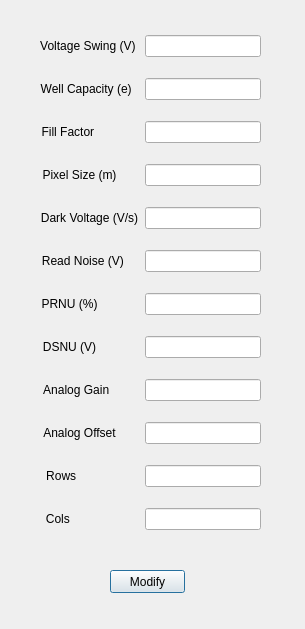
<?xml version="1.0" encoding="UTF-8"?>
<ui version="4.0">
 <class>Dialog</class>
 <widget class="QDialog" name="Dialog">
  <property name="geometry">
   <rect>
    <x>0</x>
    <y>0</y>
    <width>305</width>
    <height>629</height>
   </rect>
  </property>
  <property name="windowTitle">
   <string>Dialog</string>
  </property>
  <widget class="QPushButton" name="pushButton">
   <property name="geometry">
    <rect>
     <x>110</x>
     <y>570</y>
     <width>75</width>
     <height>23</height>
    </rect>
   </property>
   <property name="text">
    <string>Modify</string>
   </property>
  </widget>
  <widget class="QWidget" name="gridLayoutWidget">
   <property name="geometry">
    <rect>
     <x>40</x>
     <y>20</y>
     <width>221</width>
     <height>531</height>
    </rect>
   </property>
   <layout class="QGridLayout" name="gridLayout">
    <item row="8" column="0">
     <widget class="QLabel" name="label_9">
      <property name="frameShape">
       <enum>QFrame::NoFrame</enum>
      </property>
      <property name="frameShadow">
       <enum>QFrame::Raised</enum>
      </property>
      <property name="text">
       <string>Analog Gain        </string>
      </property>
      <property name="alignment">
       <set>Qt::AlignCenter</set>
      </property>
     </widget>
    </item>
    <item row="6" column="1">
     <widget class="QLineEdit" name="lineEdit_7">
      <property name="text">
       <string/>
      </property>
     </widget>
    </item>
    <item row="1" column="1">
     <widget class="QLineEdit" name="lineEdit_2">
      <property name="text">
       <string/>
      </property>
     </widget>
    </item>
    <item row="3" column="1">
     <widget class="QLineEdit" name="lineEdit_4">
      <property name="text">
       <string/>
      </property>
     </widget>
    </item>
    <item row="4" column="0">
     <widget class="QLabel" name="label_5">
      <property name="frameShape">
       <enum>QFrame::NoFrame</enum>
      </property>
      <property name="frameShadow">
       <enum>QFrame::Raised</enum>
      </property>
      <property name="text">
       <string>Dark Voltage (V/s)</string>
      </property>
      <property name="alignment">
       <set>Qt::AlignCenter</set>
      </property>
     </widget>
    </item>
    <item row="6" column="0">
     <widget class="QLabel" name="label_7">
      <property name="frameShape">
       <enum>QFrame::NoFrame</enum>
      </property>
      <property name="frameShadow">
       <enum>QFrame::Raised</enum>
      </property>
      <property name="text">
       <string>PRNU (%)            </string>
      </property>
      <property name="alignment">
       <set>Qt::AlignCenter</set>
      </property>
     </widget>
    </item>
    <item row="7" column="1">
     <widget class="QLineEdit" name="lineEdit_8">
      <property name="text">
       <string/>
      </property>
     </widget>
    </item>
    <item row="8" column="1">
     <widget class="QLineEdit" name="lineEdit_9">
      <property name="text">
       <string/>
      </property>
     </widget>
    </item>
    <item row="4" column="1">
     <widget class="QLineEdit" name="lineEdit_5">
      <property name="text">
       <string/>
      </property>
     </widget>
    </item>
    <item row="3" column="0">
     <widget class="QLabel" name="label_4">
      <property name="frameShape">
       <enum>QFrame::NoFrame</enum>
      </property>
      <property name="frameShadow">
       <enum>QFrame::Raised</enum>
      </property>
      <property name="text">
       <string>Pixel Size (m)      </string>
      </property>
      <property name="alignment">
       <set>Qt::AlignCenter</set>
      </property>
     </widget>
    </item>
    <item row="0" column="1">
     <widget class="QLineEdit" name="lineEdit">
      <property name="text">
       <string/>
      </property>
     </widget>
    </item>
    <item row="9" column="0">
     <widget class="QLabel" name="label_10">
      <property name="frameShape">
       <enum>QFrame::NoFrame</enum>
      </property>
      <property name="frameShadow">
       <enum>QFrame::Raised</enum>
      </property>
      <property name="text">
       <string>Analog Offset      </string>
      </property>
      <property name="alignment">
       <set>Qt::AlignCenter</set>
      </property>
     </widget>
    </item>
    <item row="10" column="1">
     <widget class="QLineEdit" name="lineEdit_11">
      <property name="text">
       <string/>
      </property>
     </widget>
    </item>
    <item row="2" column="1">
     <widget class="QLineEdit" name="lineEdit_3">
      <property name="text">
       <string/>
      </property>
     </widget>
    </item>
    <item row="5" column="0">
     <widget class="QLabel" name="label_6">
      <property name="frameShape">
       <enum>QFrame::NoFrame</enum>
      </property>
      <property name="frameShadow">
       <enum>QFrame::Raised</enum>
      </property>
      <property name="text">
       <string>Read Noise (V)    </string>
      </property>
      <property name="alignment">
       <set>Qt::AlignCenter</set>
      </property>
     </widget>
    </item>
    <item row="9" column="1">
     <widget class="QLineEdit" name="lineEdit_10">
      <property name="text">
       <string/>
      </property>
     </widget>
    </item>
    <item row="2" column="0">
     <widget class="QLabel" name="label_3">
      <property name="frameShape">
       <enum>QFrame::NoFrame</enum>
      </property>
      <property name="frameShadow">
       <enum>QFrame::Raised</enum>
      </property>
      <property name="text">
       <string>Fill Factor             </string>
      </property>
      <property name="alignment">
       <set>Qt::AlignCenter</set>
      </property>
     </widget>
    </item>
    <item row="10" column="0">
     <widget class="QLabel" name="label_11">
      <property name="frameShape">
       <enum>QFrame::NoFrame</enum>
      </property>
      <property name="frameShadow">
       <enum>QFrame::Raised</enum>
      </property>
      <property name="text">
       <string>Rows                 </string>
      </property>
      <property name="alignment">
       <set>Qt::AlignCenter</set>
      </property>
     </widget>
    </item>
    <item row="5" column="1">
     <widget class="QLineEdit" name="lineEdit_6">
      <property name="text">
       <string/>
      </property>
     </widget>
    </item>
    <item row="1" column="0">
     <widget class="QLabel" name="label_2">
      <property name="frameShape">
       <enum>QFrame::NoFrame</enum>
      </property>
      <property name="frameShadow">
       <enum>QFrame::Raised</enum>
      </property>
      <property name="text">
       <string>Well Capacity (e)  </string>
      </property>
      <property name="alignment">
       <set>Qt::AlignCenter</set>
      </property>
     </widget>
    </item>
    <item row="0" column="0">
     <widget class="QLabel" name="label">
      <property name="frameShape">
       <enum>QFrame::NoFrame</enum>
      </property>
      <property name="frameShadow">
       <enum>QFrame::Raised</enum>
      </property>
      <property name="text">
       <string>Voltage Swing (V) </string>
      </property>
      <property name="alignment">
       <set>Qt::AlignCenter</set>
      </property>
     </widget>
    </item>
    <item row="7" column="0">
     <widget class="QLabel" name="label_8">
      <property name="frameShape">
       <enum>QFrame::NoFrame</enum>
      </property>
      <property name="frameShadow">
       <enum>QFrame::Raised</enum>
      </property>
      <property name="text">
       <string>DSNU (V)            </string>
      </property>
      <property name="alignment">
       <set>Qt::AlignCenter</set>
      </property>
     </widget>
    </item>
    <item row="11" column="0">
     <widget class="QLabel" name="label_12">
      <property name="frameShape">
       <enum>QFrame::NoFrame</enum>
      </property>
      <property name="frameShadow">
       <enum>QFrame::Raised</enum>
      </property>
      <property name="text">
       <string>Cols                   </string>
      </property>
      <property name="alignment">
       <set>Qt::AlignCenter</set>
      </property>
     </widget>
    </item>
    <item row="11" column="1">
     <widget class="QLineEdit" name="lineEdit_12">
      <property name="text">
       <string/>
      </property>
     </widget>
    </item>
   </layout>
  </widget>
 </widget>
 <resources/>
 <connections/>
</ui>
